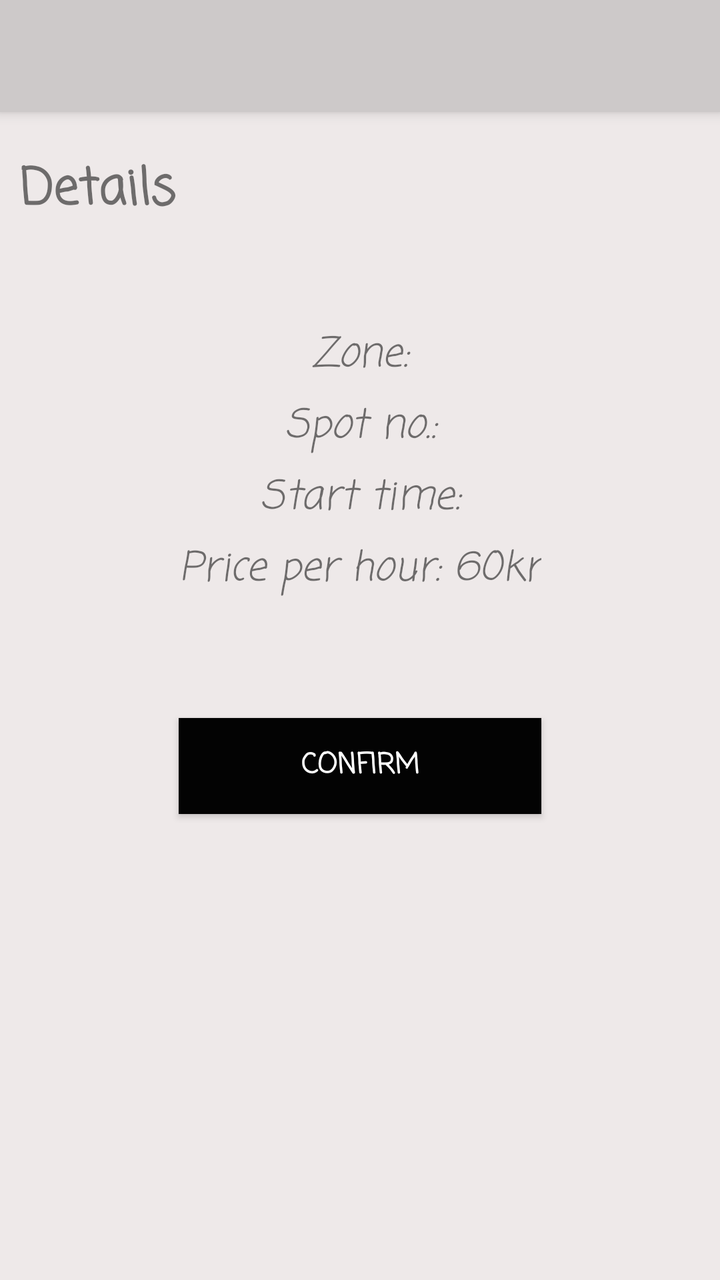
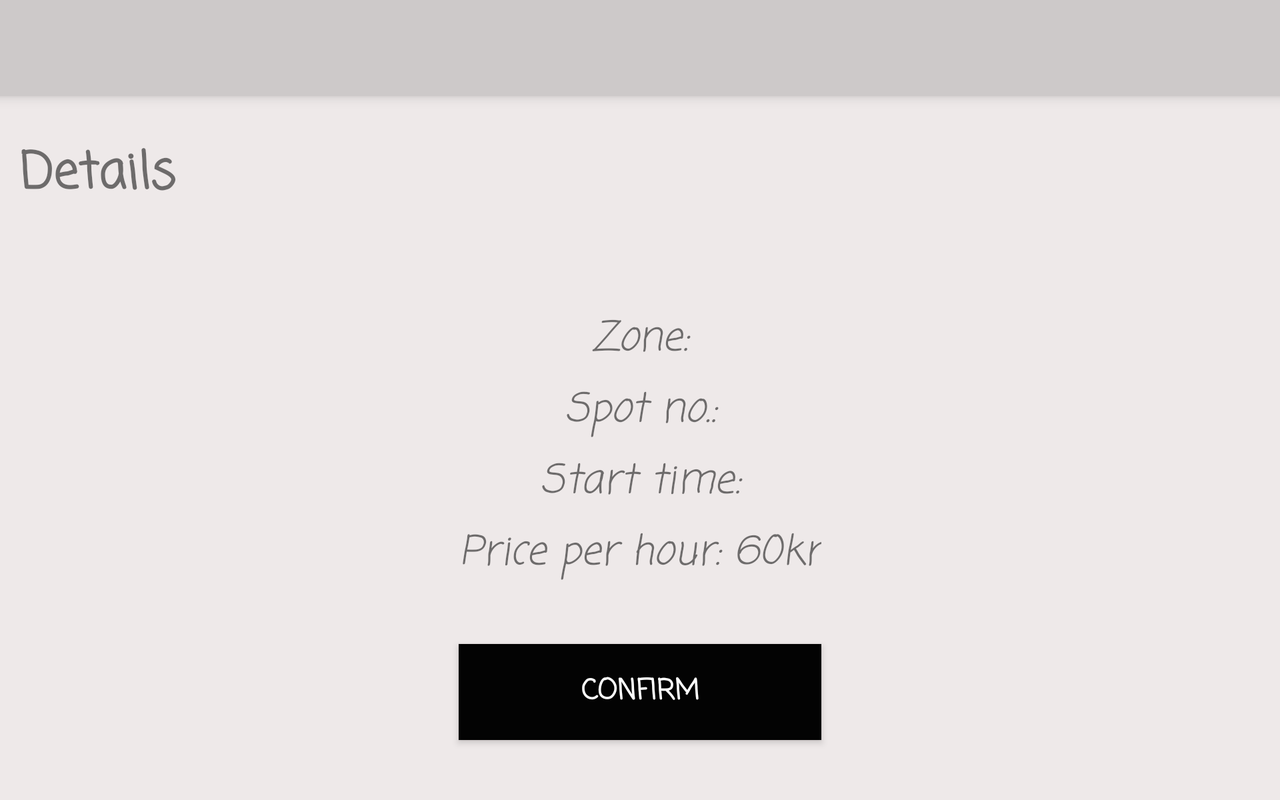

An Android layout and its configuration variant, each rendered on a device that would load it. The default file and the variant file are quoted in full after the pictures.
<!-- AndroidManifest.xml: application theme Theme.AppCompat.Light.NoActionBar -->
<!-- res/layout/main_content_confirm.xml -->
<?xml version="1.0" encoding="utf-8"?>
<RelativeLayout xmlns:android="http://schemas.android.com/apk/res/android"
    xmlns:app="http://schemas.android.com/apk/res-auto"
    xmlns:tools="http://schemas.android.com/tools"
    android:layout_width="match_parent"
    android:layout_height="match_parent"
    android:id="@+id/tool_bar"
    android:background="@color/background"
    tools:context="com.example.lavinia.project.NewActivity">

    <android.support.v7.widget.Toolbar
        android:id="@+id/toolbar"
        android:layout_width="match_parent"
        android:layout_height="?attr/actionBarSize"
        android:background="@color/toolbar"
        android:elevation="4dp"
        android:theme="@style/ThemeOverlay.AppCompat.Dark"
        android:popupTheme="@style/ThemeOverlay.AppCompat.Light"/>

        <TextView
            android:layout_marginTop="20dp"
            android:layout_marginLeft="10dp"
            android:layout_width="match_parent"
            android:layout_height="wrap_content"
            android:layout_below="@+id/toolbar"
            android:textStyle="bold"
            android:textSize="25dp"
            android:fontFamily="casual"
            android:id="@+id/details"
            android:text="Details"/>

        <TextView
            android:layout_width="match_parent"
            android:id="@+id/confirmZone"
            android:textStyle="italic"
            android:textSize="20dp"
            android:fontFamily="casual"
            android:layout_height="wrap_content"
            android:text="Zone:"
            android:layout_marginTop="48dp"
            android:layout_below="@+id/details"
            android:gravity="center"/>

        <TextView
            android:layout_width="match_parent"
            android:layout_height="wrap_content"
            android:id="@+id/confirmSpot"
            android:textSize="20dp"
            android:textStyle="italic"
            android:fontFamily="casual"
            android:text="Spot no.:"
            android:layout_below="@+id/confirmZone"
            android:gravity="center"
            android:layout_marginTop="5dp" />

        <TextView
            android:layout_width="match_parent"
            android:textSize="20dp"
            android:layout_height="wrap_content"
            android:id="@+id/confirmTime"
            android:textStyle="italic"
            android:fontFamily="casual"
            android:text="Start time:"
            android:layout_below="@+id/confirmSpot"
            android:gravity="center"
            android:layout_marginTop="5dp" />
        <TextView
            android:layout_width="wrap_content"
            android:layout_height="wrap_content"
            android:textStyle="italic"
            android:fontFamily="casual"
            android:text="Price per hour: 60kr"
            android:textSize="20dp"
            android:layout_below="@+id/confirmTime"
            android:layout_centerHorizontal="true"
            android:layout_marginTop="5dp"
            android:id="@+id/pricePerHour" />

    <Button
        android:id="@+id/confirmDetails"
        android:layout_width="wrap_content"
        android:layout_height="wrap_content"
        android:layout_below="@+id/pricePerHour"
        android:layout_marginTop="59dp"
        android:background="@color/black"
        android:textColor="@color/white"
        android:textStyle="bold"
        android:fontFamily="casual"
        android:text="Confirm"
        android:onClick="confirmDetails"
        android:layout_alignLeft="@+id/pricePerHour"
        android:layout_alignStart="@+id/pricePerHour"
        android:layout_alignRight="@+id/pricePerHour"
        android:layout_alignEnd="@+id/pricePerHour" />
    </RelativeLayout>
<!-- resources referenced by this layout -->
<resources>
  <color name="background">#eee9e9</color>
  <color name="black">#030303</color>
  <color name="toolbar">#cdc9c9</color>
  <color name="white">#ffffff</color>
</resources>
<!-- res/layout-land/main_content_confirm.xml (the repository's variant of the layout above) -->
<!-- drawn on the phone turned sideways -->
<?xml version="1.0" encoding="utf-8"?>
<ScrollView xmlns:android="http://schemas.android.com/apk/res/android"
    xmlns:app="http://schemas.android.com/apk/res-auto"
    xmlns:tools="http://schemas.android.com/tools"
    android:layout_width="match_parent"
    android:layout_height="match_parent">
<RelativeLayout
    android:layout_width="match_parent"
    android:layout_height="match_parent"
    android:id="@+id/tool_bar"
    android:background="@color/background"
    tools:context="com.example.lavinia.project.NewActivity">

    <android.support.v7.widget.Toolbar
        android:id="@+id/toolbar"
        android:layout_width="match_parent"
        android:layout_height="?attr/actionBarSize"
        android:background="@color/toolbar"
        android:elevation="4dp"
        android:theme="@style/ThemeOverlay.AppCompat.Dark"
        android:popupTheme="@style/ThemeOverlay.AppCompat.Light"/>

    <TextView
        android:layout_marginTop="20dp"
        android:layout_marginLeft="10dp"
        android:layout_width="match_parent"
        android:layout_height="wrap_content"
        android:layout_below="@+id/toolbar"
        android:textStyle="bold"
        android:textSize="25dp"
        android:fontFamily="casual"
        android:id="@+id/details"
        android:text="Details"/>

    <TextView
        android:layout_width="match_parent"
        android:id="@+id/confirmZone"
        android:textStyle="italic"
        android:textSize="20dp"
        android:fontFamily="casual"
        android:layout_height="wrap_content"
        android:text="Zone:"
        android:layout_marginTop="48dp"
        android:layout_below="@+id/details"
        android:gravity="center"/>

    <TextView
        android:layout_width="match_parent"
        android:layout_height="wrap_content"
        android:id="@+id/confirmSpot"
        android:textSize="20dp"
        android:textStyle="italic"
        android:fontFamily="casual"
        android:text="Spot no.:"
        android:layout_below="@+id/confirmZone"
        android:gravity="center"
        android:layout_marginTop="5dp" />

    <TextView
        android:layout_width="match_parent"
        android:textSize="20dp"
        android:layout_height="wrap_content"
        android:id="@+id/confirmTime"
        android:textStyle="italic"
        android:fontFamily="casual"
        android:text="Start time:"
        android:layout_below="@+id/confirmSpot"
        android:gravity="center"
        android:layout_marginTop="5dp" />
    <TextView
        android:layout_width="wrap_content"
        android:layout_height="wrap_content"
        android:textStyle="italic"
        android:fontFamily="casual"
        android:text="Price per hour: 60kr"
        android:textSize="20dp"
        android:layout_below="@+id/confirmTime"
        android:layout_centerHorizontal="true"
        android:layout_marginTop="5dp"
        android:id="@+id/pricePerHour" />

    <Button
        android:id="@+id/confirmDetails"
        android:layout_width="wrap_content"
        android:layout_height="wrap_content"
        android:layout_below="@+id/pricePerHour"
        android:layout_marginTop="30dp"
        android:layout_marginBottom="30dp"
        android:background="@color/black"
        android:textColor="@color/white"
        android:textStyle="bold"
        android:fontFamily="casual"
        android:text="Confirm"
        android:onClick="confirmDetails"
        android:layout_alignLeft="@+id/pricePerHour"
        android:layout_alignStart="@+id/pricePerHour"
        android:layout_alignRight="@+id/pricePerHour"
        android:layout_alignEnd="@+id/pricePerHour" />
</RelativeLayout>
    </ScrollView>
